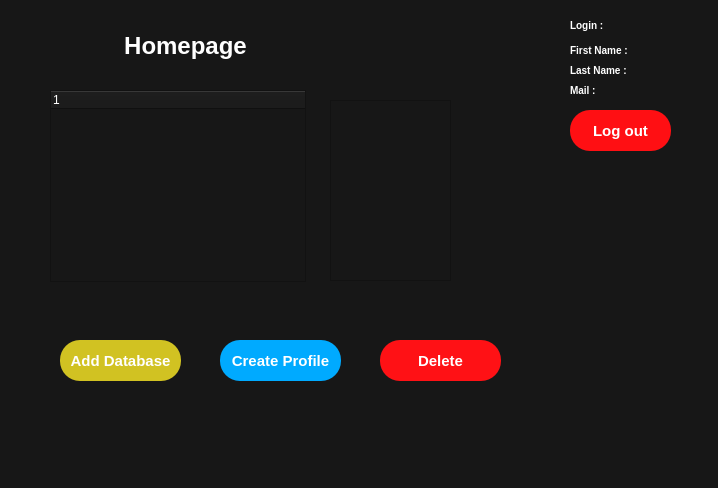
<?xml version="1.0" encoding="UTF-8"?>
<ui version="4.0">
 <class>MainPage</class>
 <widget class="QDialog" name="MainPage">
  <property name="geometry">
   <rect>
    <x>0</x>
    <y>0</y>
    <width>718</width>
    <height>488</height>
   </rect>
  </property>
  <property name="windowTitle">
   <string>Dialog</string>
  </property>
  <property name="styleSheet">
   <string notr="true">font: 8pt &quot;Segoe UI&quot;;

background-color: rgb(23,23,23);
color: white

</string>
  </property>
  <widget class="QLabel" name="title">
   <property name="geometry">
    <rect>
     <x>10</x>
     <y>30</y>
     <width>351</width>
     <height>31</height>
    </rect>
   </property>
   <property name="styleSheet">
    <string notr="true">QLabel{
	font-size: 24px;
	font-weight: bold;
	
	color: rgb(255, 255, 255);
}</string>
   </property>
   <property name="text">
    <string>Homepage</string>
   </property>
   <property name="alignment">
    <set>Qt::AlignCenter</set>
   </property>
  </widget>
  <widget class="QLabel" name="info_login">
   <property name="geometry">
    <rect>
     <x>570</x>
     <y>10</y>
     <width>341</width>
     <height>31</height>
    </rect>
   </property>
   <property name="styleSheet">
    <string notr="true">QLabel{
	font-size: 10px;
	font-weight: bold;
	
	color: rgb(255, 255, 255);
}</string>
   </property>
   <property name="text">
    <string>Login :</string>
   </property>
  </widget>
  <widget class="QLabel" name="info_firstName">
   <property name="geometry">
    <rect>
     <x>570</x>
     <y>40</y>
     <width>421</width>
     <height>20</height>
    </rect>
   </property>
   <property name="styleSheet">
    <string notr="true">QLabel{
	font-size: 10px;
	font-weight: bold;
	
	color: rgb(255, 255, 255);
}</string>
   </property>
   <property name="text">
    <string>First Name : </string>
   </property>
  </widget>
  <widget class="QLabel" name="info_lastName">
   <property name="geometry">
    <rect>
     <x>570</x>
     <y>60</y>
     <width>441</width>
     <height>20</height>
    </rect>
   </property>
   <property name="styleSheet">
    <string notr="true">QLabel{
	font-size: 10px;
	font-weight: bold;
	
	color: rgb(255, 255, 255);
}</string>
   </property>
   <property name="text">
    <string>Last Name :</string>
   </property>
  </widget>
  <widget class="QLabel" name="info_mail">
   <property name="geometry">
    <rect>
     <x>570</x>
     <y>80</y>
     <width>461</width>
     <height>20</height>
    </rect>
   </property>
   <property name="styleSheet">
    <string notr="true">QLabel{
	font-size: 10px;
	font-weight: bold;
	
	color: rgb(255, 255, 255);
}</string>
   </property>
   <property name="text">
    <string>Mail :</string>
   </property>
  </widget>
  <widget class="QPushButton" name="button_deconnect">
   <property name="geometry">
    <rect>
     <x>570</x>
     <y>110</y>
     <width>101</width>
     <height>41</height>
    </rect>
   </property>
   <property name="styleSheet">
    <string notr="true">QPushButton{
	border-radius: 20px;
	
	background-color: rgb(255, 15, 19);
	font-weight:  bold;
	font-size: 15px;
	color: rgb(255, 255, 255);
}

QPushButton:hover{
	
	background-color: rgb(185, 1, 5);
}</string>
   </property>
   <property name="text">
    <string>Log out</string>
   </property>
  </widget>
  <widget class="QPushButton" name="pushButton">
   <property name="geometry">
    <rect>
     <x>220</x>
     <y>340</y>
     <width>121</width>
     <height>41</height>
    </rect>
   </property>
   <property name="styleSheet">
    <string notr="true">QPushButton{
	border-radius: 20px;
	
	background-color: rgb(0, 170, 255);
	font-weight:  bold;
	font-size: 15px;
	color: rgb(255, 255, 255);
}

QPushButton:hover{
	
	background-color: rgb(185, 1, 5);
}</string>
   </property>
   <property name="text">
    <string>Create Profile</string>
   </property>
  </widget>
  <widget class="QTreeWidget" name="treeWidget">
   <property name="geometry">
    <rect>
     <x>50</x>
     <y>90</y>
     <width>256</width>
     <height>192</height>
    </rect>
   </property>
   <property name="styleSheet">
    <string notr="true">color: rgb(255, 255, 255);</string>
   </property>
   <column>
    <property name="text">
     <string notr="true">1</string>
    </property>
   </column>
  </widget>
  <widget class="QPushButton" name="pushButton_2">
   <property name="geometry">
    <rect>
     <x>60</x>
     <y>340</y>
     <width>121</width>
     <height>41</height>
    </rect>
   </property>
   <property name="styleSheet">
    <string notr="true">QPushButton{
	border-radius: 20px;
	
	
	
	background-color: rgb(209, 194, 34);
	font-weight:  bold;
	font-size: 15px;
	color: rgb(255, 255, 255);
}

QPushButton:hover{
	
	background-color: rgb(185, 1, 5);
}</string>
   </property>
   <property name="text">
    <string>Add Database</string>
   </property>
  </widget>
  <widget class="QListView" name="listTable">
   <property name="geometry">
    <rect>
     <x>330</x>
     <y>100</y>
     <width>121</width>
     <height>181</height>
    </rect>
   </property>
   <property name="styleSheet">
    <string notr="true">color: rgb(255, 255, 255);
border-color: rgb(255, 255, 255);</string>
   </property>
  </widget>
  <widget class="QPushButton" name="pushButton_3">
   <property name="geometry">
    <rect>
     <x>380</x>
     <y>340</y>
     <width>121</width>
     <height>41</height>
    </rect>
   </property>
   <property name="styleSheet">
    <string notr="true">QPushButton{
	border-radius: 20px;
	
	
	
	
	background-color: rgb(255, 17, 21);
	font-weight:  bold;
	font-size: 15px;
	color: rgb(255, 255, 255);
}

QPushButton:hover{
	
	background-color: rgb(185, 1, 5);
}</string>
   </property>
   <property name="text">
    <string>Delete</string>
   </property>
  </widget>
 </widget>
 <resources/>
 <connections/>
</ui>
